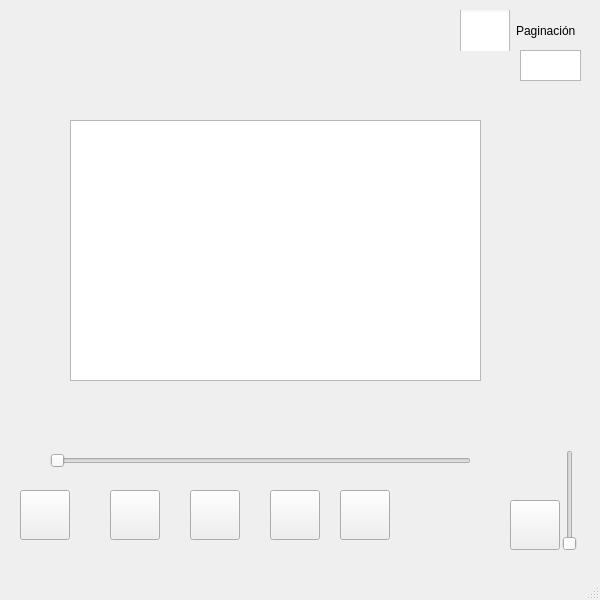
<?xml version="1.0" encoding="UTF-8"?>
<ui version="4.0">
 <class>MainWindow</class>
 <widget class="QMainWindow" name="MainWindow">
  <property name="geometry">
   <rect>
    <x>0</x>
    <y>0</y>
    <width>600</width>
    <height>600</height>
   </rect>
  </property>
  <property name="windowTitle">
   <string>MainWindow</string>
  </property>
  <widget class="QWidget" name="centralwidget">
   <widget class="QPushButton" name="playBtn">
    <property name="geometry">
     <rect>
      <x>270</x>
      <y>490</y>
      <width>50</width>
      <height>50</height>
     </rect>
    </property>
    <property name="cursor">
     <cursorShape>CrossCursor</cursorShape>
    </property>
    <property name="styleSheet">
     <string notr="true">QPushButton{
	border-image: url(&quot;../Assets/playButton.png&quot;)
}</string>
    </property>
    <property name="text">
     <string/>
    </property>
    <property name="checkable">
     <bool>false</bool>
    </property>
   </widget>
   <widget class="QCheckBox" name="TogglePaginacion">
    <property name="geometry">
     <rect>
      <x>460</x>
      <y>10</y>
      <width>131</width>
      <height>41</height>
     </rect>
    </property>
    <property name="styleSheet">
     <string notr="true">QCheckBox::indicator{
	width: 50px;
	height: 50px;
}

QCheckBox::indicator:checked{
	image: url(&quot;../Assets/toggleON.png&quot;);
}

QCheckBox::indicator:unchecked{
	image: url(&quot;../Assets/toggleOFF.png&quot;);
}</string>
    </property>
    <property name="text">
     <string>Paginación</string>
    </property>
   </widget>
   <widget class="QPushButton" name="pauseBtn">
    <property name="geometry">
     <rect>
      <x>190</x>
      <y>490</y>
      <width>50</width>
      <height>50</height>
     </rect>
    </property>
    <property name="styleSheet">
     <string notr="true">QPushButton{
	border-image: url(&quot;../Assets/pauseButton.png&quot;)
}</string>
    </property>
    <property name="text">
     <string/>
    </property>
   </widget>
   <widget class="QPushButton" name="nextBtn">
    <property name="geometry">
     <rect>
      <x>340</x>
      <y>490</y>
      <width>50</width>
      <height>50</height>
     </rect>
    </property>
    <property name="styleSheet">
     <string notr="true">QPushButton{
	border-image: url(&quot;../Assets/nextButton.png&quot;)
}</string>
    </property>
    <property name="text">
     <string/>
    </property>
   </widget>
   <widget class="QPushButton" name="backBtn">
    <property name="geometry">
     <rect>
      <x>110</x>
      <y>490</y>
      <width>50</width>
      <height>50</height>
     </rect>
    </property>
    <property name="styleSheet">
     <string notr="true">QPushButton{
	border-image: url(&quot;../Assets/backButton.png&quot;)
}</string>
    </property>
    <property name="text">
     <string/>
    </property>
   </widget>
   <widget class="QTextEdit" name="infoTxt">
    <property name="geometry">
     <rect>
      <x>70</x>
      <y>120</y>
      <width>411</width>
      <height>261</height>
     </rect>
    </property>
   </widget>
   <widget class="QSlider" name="songSlider">
    <property name="geometry">
     <rect>
      <x>50</x>
      <y>430</y>
      <width>421</width>
      <height>61</height>
     </rect>
    </property>
    <property name="orientation">
     <enum>Qt::Horizontal</enum>
    </property>
   </widget>
   <widget class="QSlider" name="volSlider">
    <property name="geometry">
     <rect>
      <x>560</x>
      <y>450</y>
      <width>20</width>
      <height>101</height>
     </rect>
    </property>
    <property name="orientation">
     <enum>Qt::Vertical</enum>
    </property>
   </widget>
   <widget class="QTextEdit" name="memoryTxt">
    <property name="geometry">
     <rect>
      <x>520</x>
      <y>50</y>
      <width>61</width>
      <height>31</height>
     </rect>
    </property>
   </widget>
   <widget class="QPushButton" name="deleteBtn">
    <property name="geometry">
     <rect>
      <x>20</x>
      <y>490</y>
      <width>50</width>
      <height>50</height>
     </rect>
    </property>
    <property name="styleSheet">
     <string notr="true">QPushButton{
	border-image: url(&quot;../Assets/deleteButton.png&quot;)
}</string>
    </property>
    <property name="text">
     <string/>
    </property>
   </widget>
   <widget class="QPushButton" name="volBtn">
    <property name="geometry">
     <rect>
      <x>510</x>
      <y>500</y>
      <width>50</width>
      <height>50</height>
     </rect>
    </property>
    <property name="styleSheet">
     <string notr="true">QPushButton{
	border-image: url(&quot;../Assets/volButton.png&quot;)
}</string>
    </property>
    <property name="text">
     <string/>
    </property>
   </widget>
  </widget>
  <widget class="QMenuBar" name="menubar">
   <property name="geometry">
    <rect>
     <x>0</x>
     <y>0</y>
     <width>600</width>
     <height>22</height>
    </rect>
   </property>
  </widget>
  <widget class="QStatusBar" name="statusbar"/>
 </widget>
 <resources/>
 <connections>
  <connection>
   <sender>playBtn</sender>
   <signal>clicked()</signal>
   <receiver>statusbar</receiver>
   <slot>hide()</slot>
   <hints>
    <hint type="sourcelabel">
     <x>303</x>
     <y>124</y>
    </hint>
    <hint type="destinationlabel">
     <x>399</x>
     <y>588</y>
    </hint>
   </hints>
  </connection>
 </connections>
</ui>
